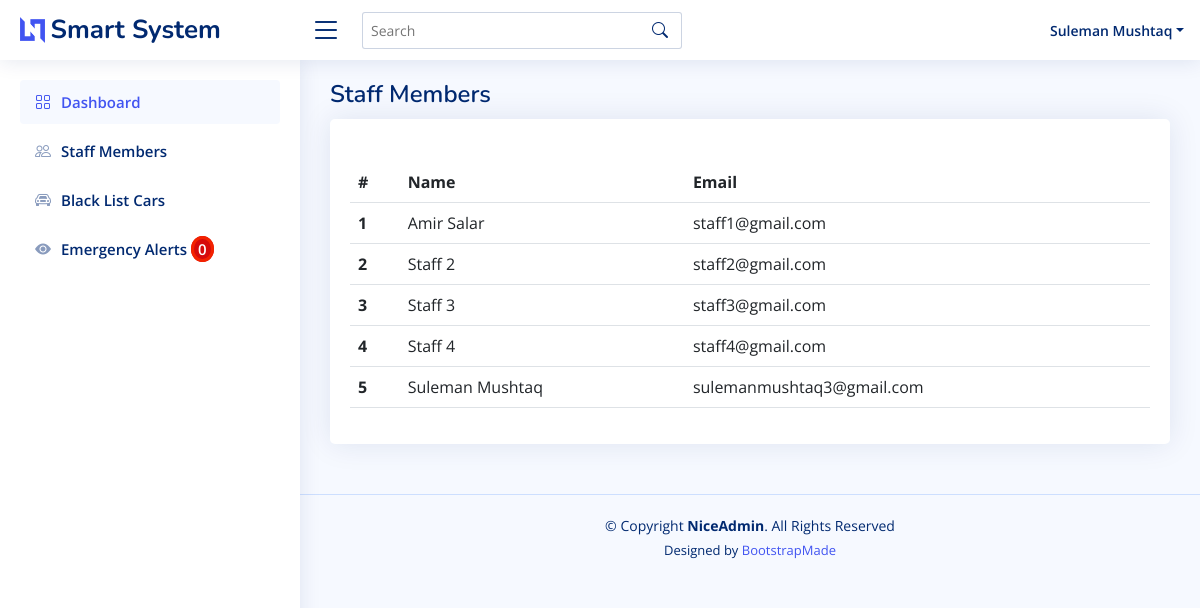
The app's page /staff_members.php (signed in) with its own data.
### tables this page shows
CREATE TABLE `staff` (
  `staff_id` int(11) NOT NULL,
  `staff_name` varchar(225) NOT NULL,
  `staff_email` varchar(225) NOT NULL,
  `staff_password` varchar(225) NOT NULL
);

### admin/custom_functions.php (called while the page is built, shortened)
<?php
function getAllStaffMembers($conn)
{
    $allStaffMembersQuery = "SELECT * FROM `staff`";
    $allStaffMembersQueryResult = mysqli_query($conn, $allStaffMembersQuery);
    $data = array();
    if (mysqli_num_rows($allStaffMembersQueryResult) > 0) {
        while ($row = $allStaffMembersQueryResult->fetch_assoc()) {
            $data[] = $row;
        }
    }
    return $data;
}
function getTotalAlertStatusCars($conn){
    $allStaffMembersQuery = "SELECT * FROM `in_data` WHERE `alert_status` != '0'";
    $allStaffMembersQueryResult = mysqli_query($conn, $allStaffMembersQuery);
    $data = array();
    return $data;
}

### staff_members.php (the view, shortened to what this page needs)
<?php
$pageTile = "Staff Members";
require_once "commons/head.php";
$staffMembers = getAllStaffMembers($conn);
?>
<?php require_once "commons/header.php";?>
  <main id="main" class="main">
    <div class="pagetitle">
      <h1><?php echo $pageTile?></h1>
    </div>
    <section class="section dashboard">
        <div class="row">
            <div class="col-lg-12">
                <div class="card">
                    <div class="card-body">
                        <h5 class="card-title"></h5>
                        <table class="table datatable">
                            <thead>
                            <tr>
                                <th scope="col">#</th>
                                <th scope="col">Name</th>
                                <th scope="col">Email</th>
                            </tr>
                            </thead>
                            <tbody>
                            <?php
                            $i = 0;
                            foreach ($staffMembers as $staffMember):
                                $i++;
                                ?>
                                <tr>
                                    <th scope="row"><?php echo $i?></th>
                                    <td><?php echo $staffMember['staff_name']?></td>
                                    <td><?php echo $staffMember['staff_email']?></td>
                                </tr>
                            <?php
                            endforeach;
                            ?>
                            </tbody>
                        </table>
                    </div>
                </div>
            </div>
        </div>
    </section>
  </main>
  <?php require_once "commons/footer.php";?>

### commons/head.php (shortened to what this page needs)
<?php
require_once "admin/db_connection.php";
require_once "admin/custom_functions.php";
?>
<!DOCTYPE html>
<html lang="en">
<head>
    <link href="assets/vendor/bootstrap/css/bootstrap.min.css" rel="stylesheet">
    <link href="assets/vendor/bootstrap-icons/bootstrap-icons.css" rel="stylesheet">
    <link href="assets/vendor/boxicons/css/boxicons.min.css" rel="stylesheet">
    <link href="assets/vendor/quill/quill.snow.css" rel="stylesheet">
    <link href="assets/vendor/quill/quill.bubble.css" rel="stylesheet">
    <link href="assets/vendor/remixicon/remixicon.css" rel="stylesheet">
    <link href="assets/vendor/simple-datatables/style.css" rel="stylesheet">
    <link href="assets/css/style.css" rel="stylesheet">
</head>
<body>

### commons/header.php (shortened to what this page needs)
<?php
$userName = "";
if (isset($_SESSION['admin'])) {
    $userName = $_SESSION['admin_name'];
}if (isset($_SESSION['staff'])) {
    $userName = $_SESSION['staff_name'];
}
$alertStatusCars = getTotalAlertStatusCars($conn);
?>
<header id="header" class="header fixed-top d-flex align-items-center">
    <div class="d-flex align-items-center justify-content-between">
        <a href="index.php" class="logo d-flex align-items-center">
            <img src="assets/img/logo.png" alt="">
            <span class="d-none d-lg-block">Smart System</span>
        </a>
        <i class="bi bi-list toggle-sidebar-btn"></i>
    </div>
    <div class="search-bar">
        <form class="search-form d-flex align-items-center" method="POST" action="#">
            <input type="text" name="query" placeholder="Search" title="Enter search keyword">
            <button type="submit" title="Search"><i class="bi bi-search"></i></button>
        </form>
    </div>
    <nav class="header-nav ms-auto">
        <ul class="d-flex align-items-center">
            <li class="nav-item dropdown pe-3">
                <a class="nav-link nav-profile d-flex align-items-center pe-0" href="#" data-bs-toggle="dropdown">
                    <span class="d-none d-md-block dropdown-toggle ps-2"><?php echo $userName ?></span>
                </a>
            </li>
        </ul>
    </nav>
</header>
<aside id="sidebar" class="sidebar">
    <ul class="sidebar-nav" id="sidebar-nav">
        <li class="nav-item">
            <a class="nav-link " href="index.php">
                <i class="bi bi-grid"></i>
                <span>Dashboard</span>
            </a>
        </li>
        <?php
        if (isset($_SESSION['admin']) && $_SESSION['admin'] == 'True'):
        ?>
        <li class="nav-item">
            <a class="nav-link collapsed" href="staff_members.php">
                <i class="bi bi-people"></i>
                <span>Staff Members</span>
            </a>
        </li>
            <li class="nav-item">
                <a class="nav-link collapsed" href="black_list_cars.php">
                    <i class="bi bi-car-front"></i>
                    <span>Black List Cars</span>
                </a>
            </li>
        <?php
  endif;
?>
        <li class="nav-item">
            <a class="nav-link collapsed" href="emergency_alerts.php">
                <i class="bi bi-eye-fill"></i>
                <span>Emergency Alerts <span id="alert-number"><?php echo sizeof($alertStatusCars)?></span></span>
            </a>
        </li>
    </ul>
</aside>

### commons/footer.php (shortened to what this page needs)
<footer id="footer" class="footer">
    <div class="copyright">
        &copy; Copyright <strong><span>NiceAdmin</span></strong>. All Rights Reserved
    </div>
    <div class="credits">
        Designed by <a href="https://bootstrapmade.com/">BootstrapMade</a>
    </div>
</footer>
</body>
</html>

### assets/css/style.css (style rules this page uses)
:root { scroll-behavior: smooth; }
body { font-family: "Open Sans", sans-serif; background: #f6f9ff; color: #444444; }
a { color: #4154f1; text-decoration: none; }
h1, h2, h3, h4, h5, h6 { font-family: "Nunito", sans-serif; }
#main { margin-top: 60px; padding: 20px 30px; transition: all 0.3s; }
.pagetitle { margin-bottom: 10px; }
.pagetitle h1 { font-size: 24px; margin-bottom: 0; font-weight: 600; color: #012970; }
.card { margin-bottom: 30px; border: none; border-radius: 5px; box-shadow: 0px 0 30px rgba(1, 41, 112, 0.1); }
.card-title { padding: 20px 0 15px 0; font-size: 18px; font-weight: 500; color: #012970; font-family: "Poppins", sans-serif; }
.card-body { padding: 0 20px 20px 20px; }
.logo { line-height: 1; }
@media (min-width: 1200px) { .logo { width: 280px; } }
.logo img { max-height: 26px; margin-right: 6px; }
.logo span { font-size: 26px; font-weight: 700; color: #012970; font-family: "Nunito", sans-serif; }
.header { transition: all 0.5s; z-index: 997; height: 60px; box-shadow: 0px 2px 20px rgba(1, 41, 112, 0.1); background-color: #fff; padding-left: 20px; }
.header .toggle-sidebar-btn { font-size: 32px; padding-left: 10px; cursor: pointer; color: #012970; }
.header .search-bar { min-width: 360px; padding: 0 20px; }
.header .search-form { width: 100%; }
.header .search-form input { border: 0; font-size: 14px; color: #012970; border: 1px solid rgba(1, 41, 112, 0.2); padding: 7px 38px 7px 8px; border-radius: 3px; transition: 0.3s; width: 100%; }
.header .search-form button { border: 0; padding: 0; margin-left: -30px; background: none; }
.header .search-form button i { color: #012970; }
.header-nav ul { list-style: none; }
.header-nav>ul { margin: 0; padding: 0; }
.header-nav .nav-profile { color: #012970; }
.header-nav .nav-profile span { font-size: 14px; font-weight: 600; }
.sidebar { position: fixed; top: 60px; left: 0; bottom: 0; width: 300px; z-index: 996; transition: all 0.3s; padding: 20px; overflow-y: auto; scrollbar-width: thin; scrollbar-color: #aab7cf transparent; box-shadow: 0px 0px 20px rgba(1, 41, 112, 0.1); background-color: #fff; }
@media (min-width: 1200px) { #main, #footer { margin-left: 300px; } }
.sidebar-nav { padding: 0; margin: 0; list-style: none; }
.sidebar-nav li { padding: 0; margin: 0; list-style: none; }
.sidebar-nav .nav-item { margin-bottom: 5px; }
.sidebar-nav .nav-link { display: flex; align-items: center; font-size: 15px; font-weight: 600; color: #4154f1; transition: 0.3; background: #f6f9ff; padding: 10px 15px; border-radius: 4px; }
.sidebar-nav .nav-link i { font-size: 16px; margin-right: 10px; color: #4154f1; }
.sidebar-nav .nav-link.collapsed { color: #012970; background: #fff; }
.sidebar-nav .nav-link.collapsed i { color: #899bbd; }
.footer { padding: 20px 0; font-size: 14px; transition: all 0.3s; border-top: 1px solid #cddfff; }
.footer .copyright { text-align: center; color: #012970; }
.footer .credits { padding-top: 5px; text-align: center; font-size: 13px; color: #012970; }
#alert-number:not(:empty) { background: #d60b0b; border: #f32200 solid; border-radius: 50%; padding: 0 4px; color: #fff; animation: flash 1s infinite; }

### records on screen
staff: staff_name "Amir Salar", staff_email "staff1@gmail.com"
staff: staff_name "Staff 2", staff_email "staff2@gmail.com"
staff: staff_name "Staff 3", staff_email "staff3@gmail.com"
staff: staff_name "Staff 4", staff_email "staff4@gmail.com"
staff: staff_name "Suleman Mushtaq", staff_email "sulemanmushtaq3@gmail.com"

### other values on screen
$userName "Suleman Mushtaq"
sizeof($alertStatusCars) "0"
$pageTile "Staff Members"
